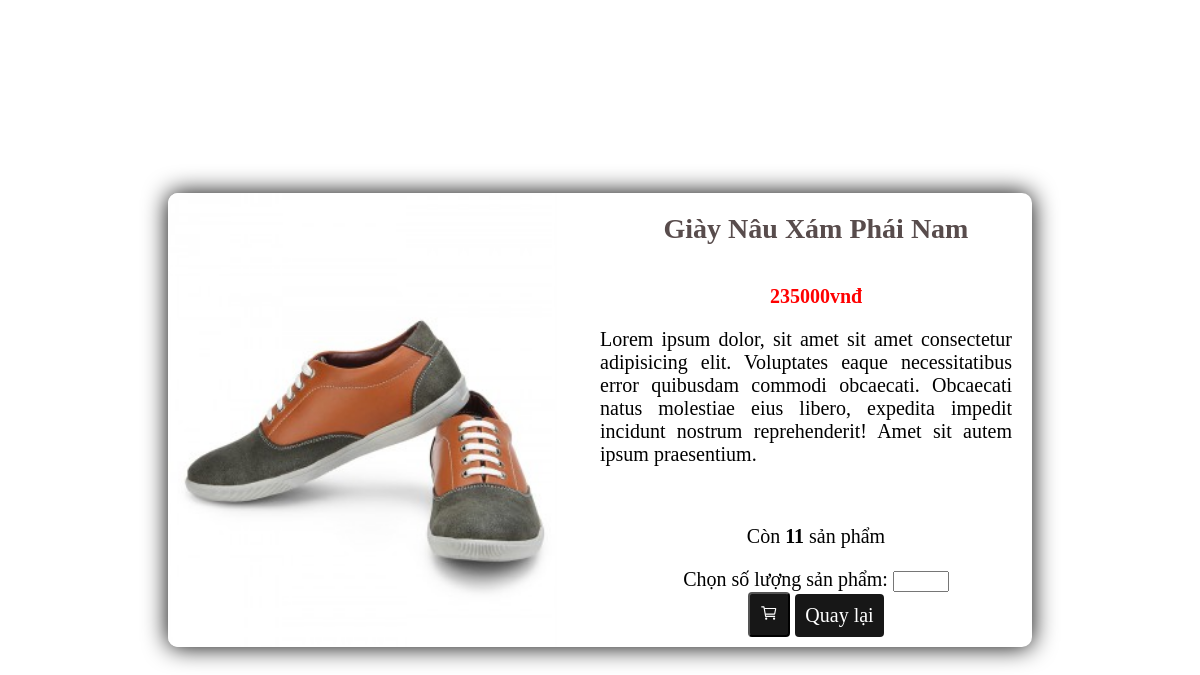
/php/detail.php?id=16, run on the app's committed database.
### tables this page shows
CREATE TABLE `products` (
  `id` int(11) NOT NULL,
  `names` varchar(255) NOT NULL,
  `category_id` int(11) NOT NULL,
  `images` varchar(255) NOT NULL,
  `descriptions` text NOT NULL,
  `price` float NOT NULL,
  `saleprice` float NOT NULL,
  `created` date NOT NULL,
  `quantity` int(11) NOT NULL,
  `keyword` varchar(45) DEFAULT NULL,
  `statuses` int(11) DEFAULT NULL
);

### php/modules.php (called while the page is built, shortened)
<?php
function FindProduct($id_product)
{
  include "dbConnect.php";
  $sql = "SELECT * FROM products WHERE id = $id_product ";
  $qr = mysqli_query($conn, $sql);
  return mysqli_fetch_array($qr);
}
?>

### php/detail.php (the view, shortened to what this page needs)
<?php
include "dbConnect.php";
if (isset($_GET["id"])) {
  $id_product = $_GET["id"];
  include_once "modules.php";
  $rows =  FindProduct($id_product);
} else {
  header('location:../index.php');
} ?>
<!DOCTYPE html>
<html lang="en">
<head>
  <link rel="stylesheet" href="../styles/style.css">
</head>
<body>
  <div class="container">
    <div class="product">
      <img src="../<?php echo $rows["images"] ?>" alt="" class="product__image">
      <div class="product__content">
        <div class="product__name"><?php echo $rows["names"] ?></div>
        <p class="product__price"><?php echo $rows["price"] ?></p>
        <p class="product__desc"><?php echo $rows["descriptions"] ?></p>
        <p class="product__quantity">Còn <b><?php echo $rows["quantity"] ?></b> sản phẩm</p>
        <form action="" method="post">
          <label for="quantity">Chọn số lượng sản phẩm: </label>
          <input type="number" min="1" max="<?php echo $rows["quantity"] ?>" name="quantity"  id="quantity"> <br>
          <button class="btn" type="submit">
            <ion-icon name="cart-outline"></ion-icon>
          </button>
          <a href="../index.php" class="btn">Quay lại</a>
        </form>
      </div>
    </div>
  </div>
</body>
</html>

### styles/style.css (style rules this page uses)
:root { --btn-color: #000000e8; --btn-text: #ffff; }
body { font-family: SF Mono; margin: 0; padding: 0; font-size: 20px; }
.container { max-width: 90vw; margin: 20px auto; }
.product { text-align: center; }
.product__image { width: 80%; height: 70%; -o-object-fit: cover; object-fit: cover; }
.product__name { color: #584c4c; font-weight: 600; font-size: 20px; }
.product__price { color: #df0b0b; font-weight: 600; }
.btn { color: var(--btn-text); background-color: var(--btn-color); padding: 10px; border-radius: 4px; width: -webkit-fit-content; width: -moz-fit-content; width: fit-content; outline: none; cursor: pointer; text-decoration: none; }
.btn ion-icon { font-size: 18px; }

### php/detail.php (style rules this page uses)
.container { width: 90vw; height: 100vh; display: flex; align-items: center; justify-content: center; }
.product { width: 80%; display: grid; grid-template-columns: 50% 50%; box-shadow: 0 0 25px #000; border-radius: 10px; overflow: hidden; }
.product__image { width: 90%; height: 100%; }
.product__content { font-family: SF Mono; }
.product__name { font-size: 28px; padding: 20px 10px; }
.product__price { font-weight: 600; color: red; }
.product__price::after { content: "vnđ"; color: red; }
.product__desc { text-align: justify; padding-right: 20px; height: 39%; text-overflow: ellipsis; overflow: hidden; }
.btn { display: inline-block; }

### data on the page
products: images (picture), names "Giày Nâu Xám Phái Nam", price "235000", descriptions "Lorem ipsum dolor, sit amet sit amet consectetur adipisicing elit. Voluptates eaque necessitatibus error quibusdam commodi obcaecati. Obcaecati natus molestiae eius libero, expedita impedit incidunt nostrum reprehenderit! Amet sit autem ipsum praesentium.", quantity "11"
